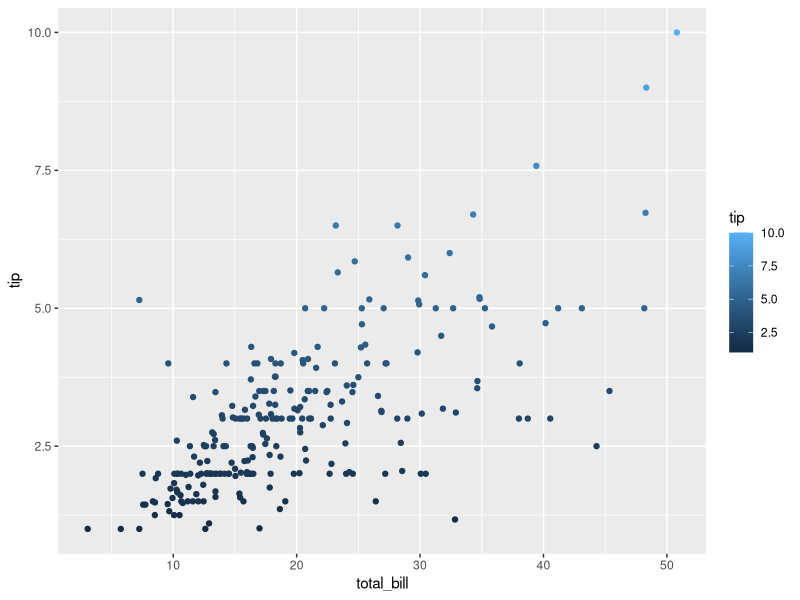
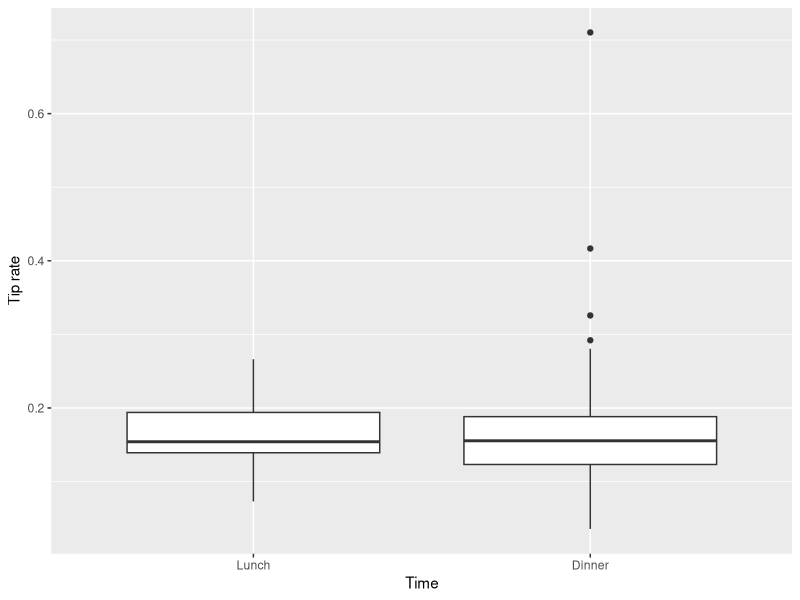
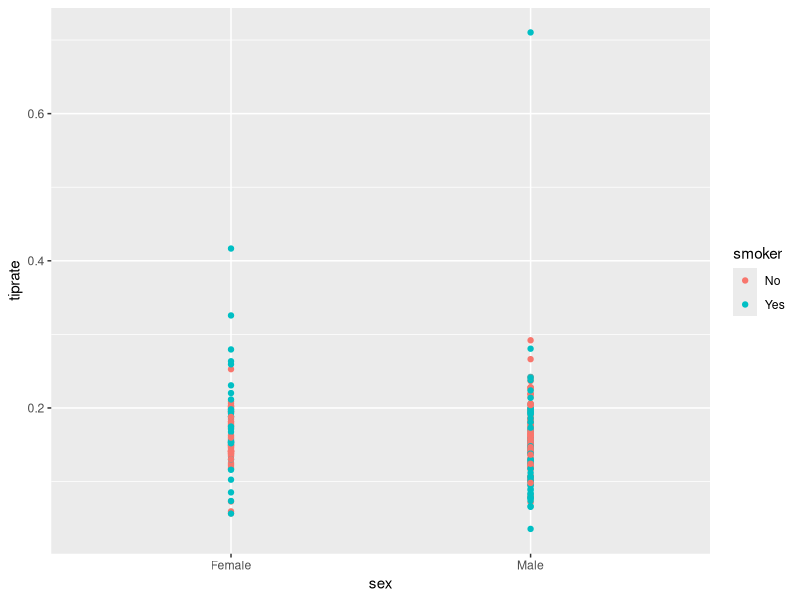
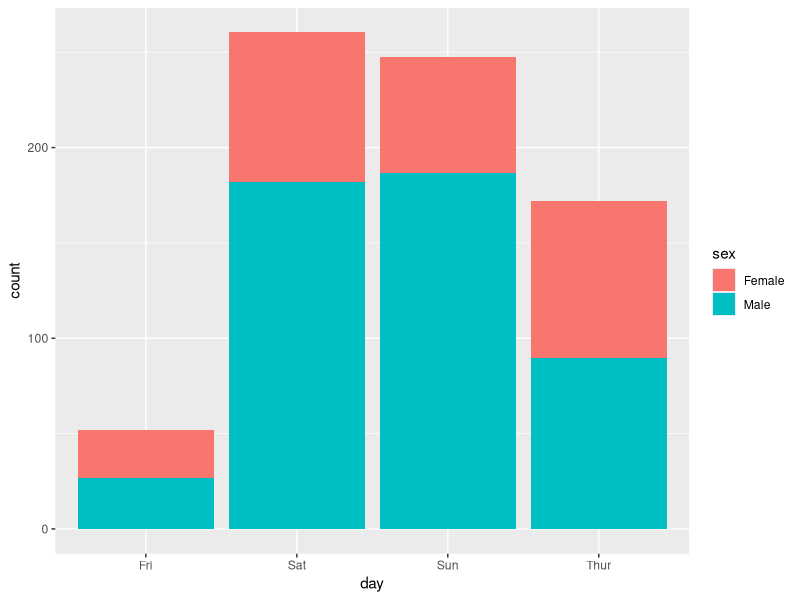

Recreate these plots in R, in order.
## ---- chunk 1
knitr::opts_chunk$set(echo = TRUE)
library(ggplot2)
## ---- chunk 2
library(reshape2)
data(tips, package="reshape2")
## ---- chunk 3
head(tips)
## ---- chunk 4
numParty = nrow(tips)
print(numParty)
## ---- chunk 5
print(str(tips))
## ---- chunk 6
day = factor(tips$day, levels=c('Thur', 'Fri', 'Sat', 'Sun'))
print(day)
## ---- chunk 7
female5 = tips[tips$sex == 'Female' & tips$size >= 5, ]
print(female5)
## ---- chunk 8
ggplot(tips, aes(x=total_bill, y=tip, color=tip)) + geom_point()
## ---- chunk 9
tips$tiprate = tips$tip / tips$total_bill
mean(tips$tiprate)
## ---- chunk 10
ggplot(tips, aes(x=factor(time, levels=c('Lunch', 'Dinner')), y=tiprate)) + geom_boxplot() + xlab('Time') + ylab('Tip rate')
## ---- chunk 11
ggplot(tips, aes(x=sex, y=tiprate, color=smoker)) + geom_point()
## ---- chunk 12
ggplot(tips, aes(x=day, weight=tip, fill=sex)) + geom_bar()
